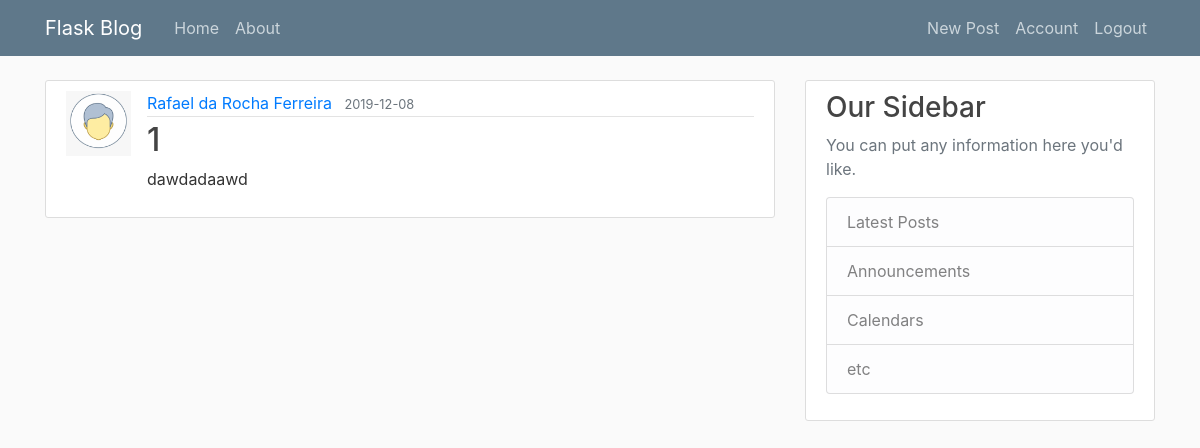
Screenshot of /post/5 (signed in) with the database file from the repository.
### app/models/tables.py (models this page shows, shortened)
class User(db.Model, UserMixin):
    __tablename_ = "user"
    id = db.Column(db.Integer, primary_key=True)
    username = db.Column(db.String(20), unique=True, nullable=False)
    email = db.Column(db.String(120), unique=True, nullable=False)
    image_file = db.Column(db.String(120), nullable=False, default="default.png")
    password = db.Column(db.String(60), nullable=False)
    posts = db.relationship('Post', backref="author", lazy=True)

class Post(db.Model):
    __tablename__ = "post"
    id = db.Column(db.Integer, primary_key=True)
    title = db.Column(db.String(100), nullable=False)
    date_posted = db.Column(db.DateTime, nullable=False, default=datetime.utcnow)
    content = db.Column(db.Text, nullable=False)
    user_id = db.Column(db.Integer, db.ForeignKey('user.id'), nullable=False)

### app/controllers/default.py (the view)
@app.route("/post/<int:post_id>")
@login_required
def post(post_id):
    post = Post.query.get_or_404(post_id)
    return render_template('post.html', title=post.title, post=post)

### app/models/tables.py (called while the page is built)
@login_maneger.user_loader
def load_user(user_id):
    return User.query.get(int(user_id))

### app/templates/post.html (shortened to what this page needs)
{% extends "./bases/firstLayout.html" %}
{% block content%}
    <article class="media content-section">
        <img class="'rounded-circle article-img" src="{{ url_for('static', filename='profiles_pic/' + post.author.image_file) }}">
        <div class="media-body">
            <div class="article-metadata">
                <a class="mr-2" href="{{ url_for('user_posts', username=post.author.username) }}">{{ post.author.username }}</a>
                <small class="text-muted">{{ post.date_posted.strftime('%Y-%m-%d') }}</small>
            </div>
            <h2 class="article-title">{{ post.title }}</h2>
            <p class="article-content">{{ post.content }}</p>
        </div>
    </article>
{% endblock content %}

### app/static/css/main.css (style rules this page uses)
body { background: #fafafa; color: #333333; margin-top: 5rem; }
h1, h2, h3, h4, h5, h6 { color: #444444; }
.content-section { background: #ffffff; padding: 10px 20px; border: 1px solid #dddddd; border-radius: 3px; margin-bottom: 20px; }
.article-title { color: #444444; }
.article-content { white-space: pre-line; }
.article-img { height: 65px; width: 65px; margin-right: 16px; }
.article-metadata { padding-bottom: 1px; margin-bottom: 4px; border-bottom: 1px solid #e3e3e3 }

### rows the page displays
User: image_file (placeholder picture), author.username "Rafael da Rocha Ferreira"
Post: date_posted "2019-12-08", title "1", content "dawdadaawd"
